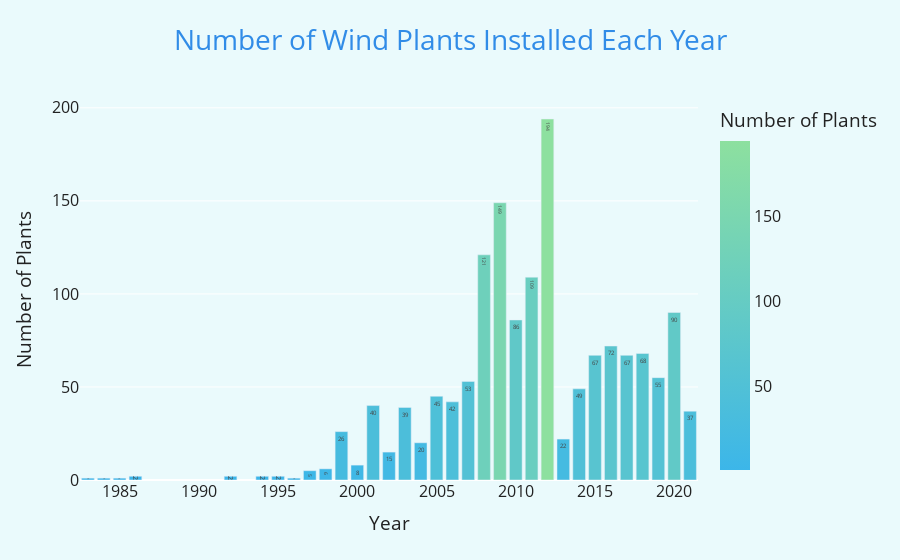

Notebook cell for this chart:
### Code cell
import plotly.express as px

# Count unique plant names per year
plants_per_year = (
    turbine.groupby('p_year')['p_name']
    .nunique()
    .reset_index(name='Number of Plants')
)

fig = px.bar(
    plants_per_year,
    x='p_year',
    y='Number of Plants',
    title='Number of Wind Plants Installed Each Year',
    color='Number of Plants',
    color_continuous_scale=['#3CB6E9', '#8DE09F'],
    text='Number of Plants'
)

fig.update_layout(
    plot_bgcolor='#eafafc',
    paper_bgcolor='#eafafc',
    title_font=dict(size=28, color='#318CE7'),
    font=dict(size=16, color='#222'),
    xaxis_title='Year',
    yaxis_title='Number of Plants',
    title_x=0.5
)

fig.update_traces(texttemplate='%{text}', textposition='inside')

fig.show()

### Figure 1 — Plotly figure (JSON) as saved in the notebook; plotly's stock layout.template omitted (floating-point values rounded to 4 significant figures)
{"data": [{"hovertemplate": "p_year=%{x}<br>Number of Plants=%{marker.color}<extra></extra>", "legendgroup": "", "marker": {"color": [1, 1, 1, 2, 2, 2, 2, 1, 5, 6, 26, 8, 40, 15, 39, 20, 45, 42, 53, 121, 149, 86, 109, 194, 22, 49, 67, 72, 67, 68, 55, 90, 37], "coloraxis": "coloraxis", "pattern": {"shape": ""}}, "name": "", "orientation": "v", "showlegend": false, "text": [1.0, 1.0, 1.0, 2.0, 2.0, 2.0, 2.0, 1.0, 5.0, 6.0, 26.0, 8.0, 40.0, 15.0, 39.0, 20.0, 45.0, 42.0, 53.0, 121.0, 149.0, 86.0, 109.0, 194.0, 22.0, 49.0, 67.0, 72.0, 67.0, 68.0, 55.0, 90.0, 37.0], "textposition": "inside", "texttemplate": "%{text}", "type": "bar", "x": [1983.0, 1984.0, 1985.0, 1986.0, 1992.0, 1994.0, 1995.0, 1996.0, 1997.0, 1998.0, 1999.0, 2000.0, 2001.0, 2002.0, 2003.0, 2004.0, 2005.0, 2006.0, 2007.0, 2008.0, 2009.0, 2010.0, 2011.0, 2012.0, 2013.0, 2014.0, 2015.0, 2016.0, 2017.0, 2018.0, 2019.0, 2020.0, 2021.0], "xaxis": "x", "y": [1, 1, 1, 2, 2, 2, 2, 1, 5, 6, 26, 8, 40, 15, 39, 20, 45, 42, 53, 121, 149, 86, 109, 194, 22, 49, 67, 72, 67, 68, 55, 90, 37], "yaxis": "y"}], "layout": {"barmode": "relative", "coloraxis": {"colorbar": {"title": {"text": "Number of Plants"}}, "colorscale": [[0, "#3CB6E9"], [1, "#8DE09F"]]}, "font": {"color": "#222", "size": 16}, "legend": {"tracegroupgap": 0}, "paper_bgcolor": "#eafafc", "plot_bgcolor": "#eafafc", "title": {"font": {"color": "#318CE7", "size": 28}, "text": "Number of Wind Plants Installed Each Year", "x": 0.5}, "xaxis": {"anchor": "y", "domain": [0, 1], "title": {"text": "Year"}}, "yaxis": {"anchor": "x", "domain": [0, 1], "title": {"text": "Number of Plants"}}}}
